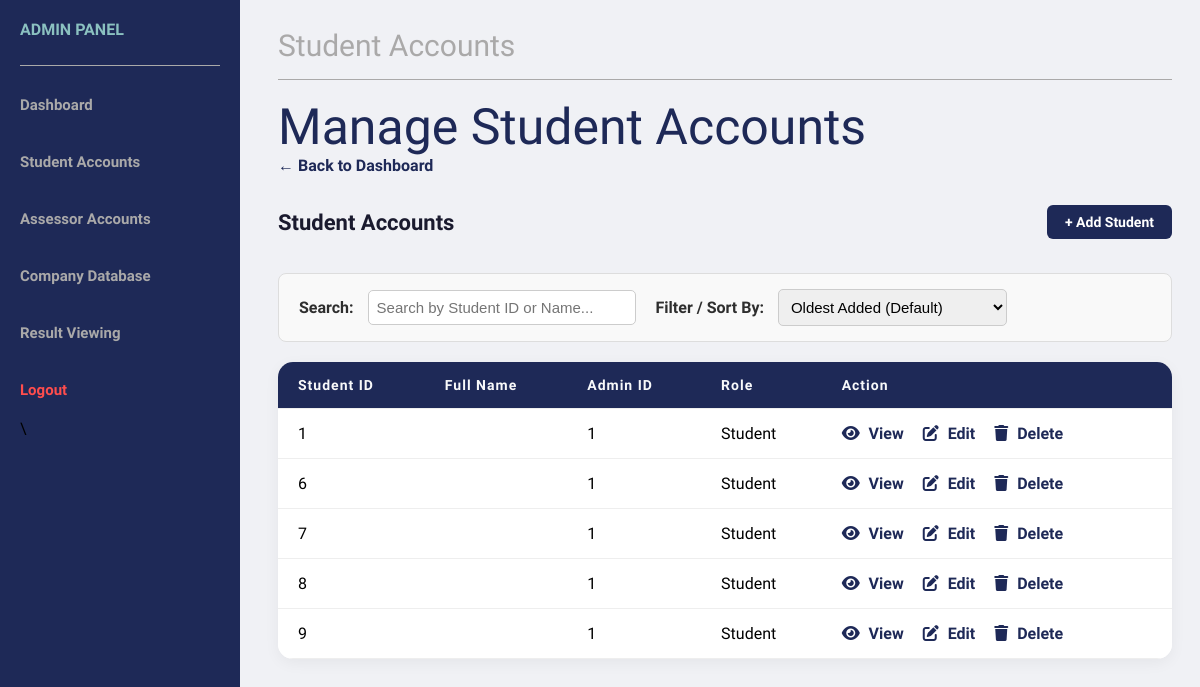
The page /AdminDashboard/Databases/StudentDatabase.php (signed in) on the database as committed earlier.
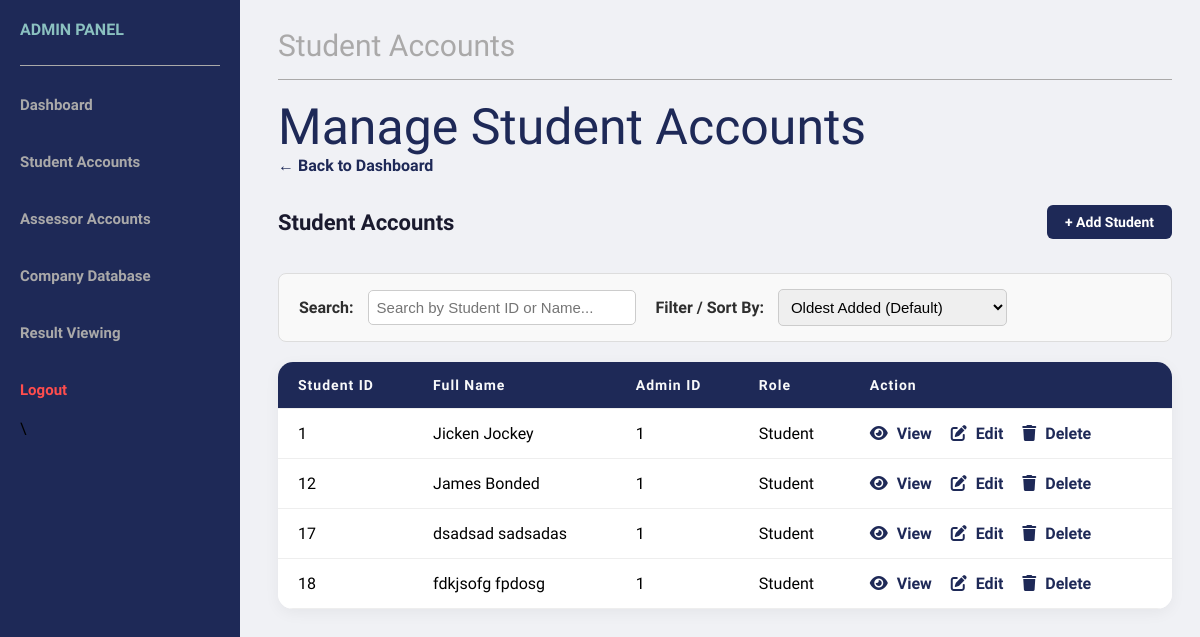
The same page on the database as committed later.
### tables this page shows
CREATE TABLE `studentaccountlist` (
  `StudentAccountID` int(11) NOT NULL,
  `Password` varchar(100) NOT NULL,
  `Username` varchar(100) NOT NULL,
  `AdminAccountID` int(11) NOT NULL
);

CREATE TABLE `studentprofile` (
  `StudentProfileID` int(11) NOT NULL,
  `StudentAccountID` int(11) NOT NULL,
  `FirstName` varchar(100) NOT NULL,
  `LastName` varchar(100) NOT NULL,
  `ProgrammeCode` varchar(100) NOT NULL,
  `YearOfStudy` int(11) NOT NULL,
  `AssesorAccountIDLect` int(11) DEFAULT NULL,
  `AssesorAccountIDSuper` int(11) DEFAULT NULL
);

### ExecutePStatement.php (called while the page is built, shortened)
<?php
function executePreparedStatement($sql, $params) {
    global $conn;
    $stmt = $conn->prepare($sql);
    if (stripos($sql, "SELECT") === 0) {
        $stmt->execute();
        $result = $stmt->get_result();
    } else {
        $result = $stmt->execute();
    }
    return $result;
}
?>

### AdminDashboard/Databases/StudentDatabase.php (the view, shortened to what this page needs)
<?php
include '../../Connection.php';
include '../../ExecutePStatement.php';
$studentList = "SELECT sa.*, sp.FirstName, sp.LastName, sp.StudentProfileID FROM studentaccountlist sa
                LEFT JOIN studentprofile sp
                ON sa.StudentAccountID = sp.StudentAccountID";
$studentResult = executePreparedStatement($studentList, []);
?>
<!DOCTYPE html>
<html lang="en">
<head>
</head>
    <link rel="stylesheet" href="../../CssFiles/AdminDashBoard.css">
    <link rel="stylesheet" href="../../CssFiles/AdminTableStyle.css">
    <link rel="stylesheet" href="../../CssFiles/searchbar.css">
    <link rel="stylesheet" href="https://cdnjs.cloudflare.com/ajax/libs/font-awesome/6.5.1/css/all.min.css">
</head>
<body>
<body>
    <nav>
        <p> ADMIN PANEL</p>
        <hr>
        <a href="../../AdminDashboard.php">Dashboard</a><br>
        <a href="StudentDatabase.php" >Student Accounts</a><br>
        <a href="AssessorDatabase.php">Assessor Accounts</a><br>
        <a href="CompanyDatabase.php">Company Database</a><br>
        <a href="ResultsViewing.php">Result Viewing</a><br>
        <div id="logout">
        <a href="../../Logout.php" onclick="return confirm('Are you sure you want to logout?')">Logout</a>\
        </div>
    </nav>
    <main class = "main">
        <div id="title">Student Accounts </div>
        <hr>
        <header>Manage Student Accounts</header>
         <a onclick="window.location.href='../../AdminDashboard.php'" class="back-link">&larr; Back to Dashboard</a>
        <div class="page-header">
            <h1> Student Accounts </h1>
            <a href="../StudentFunctions/AddStudent.php" class="btn btn-primary">+ Add Student</a>
        </div>
        <div class="search-bar-container">
            <div>
                <label for="jsSearch">Search:</label>
                <input type="text" id="jsSearch" placeholder="Search by Student ID or Name..." onkeyup="applyFilters()">
            </div>
            <div>
                <label for="jsSort">Filter / Sort By:</label>
                <select id="jsSort" onchange="applyFilters()">
                    <option value="oldest">Oldest Added (Default)</option>
                </select>
            </div>
        </div>
            <table id="searchTable">
                <thead>
                    <tr>
                        <th> Student ID</th>
                        <th> Full Name</th>
                        <th> Admin ID</th>
                        <th> Role</th>
                        <th> Action</th>
                    </tr>
                </thead>
                <tbody>
                    <?php
                        while ($row = $studentResult->fetch_assoc()) {
                             $id = $row['StudentAccountID'];
                            $firstName = $row['FirstName'];
                            $lastName = $row['LastName'];
                            $user = "$firstName $lastName";
                            $adminID  = $row['AdminAccountID'];
                            echo "<tr class='search-row' data-id='$id' data-name='$user'>";
                            echo "<td>" . $id . "</td>";
                            echo "<td>" . $user . "</td>";
                            echo "<td>" . $adminID . "</td>";
                            echo "<td> Student </td>";
                            echo "<td>
                                <a href='../StudentFunctions/ViewStudent.php?id=" . $id . "'><i class='fa-solid fa-eye'></i> View</a>
                                <a href='../StudentFunctions/EditStudent.php?id=" . $id . "'><i class='fa-solid fa-pen-to-square'></i> Edit</a>
                                <a href='../StudentFunctions/DeleteStudent.php?id=" . $id . "'> <i class='fa-solid fa-trash'></i> Delete</a>
                                </td>";
                            echo "</tr>";
                        }
                    ?>
                </tbody>
            </table>
    </main>
</body>
</html>
</body>
</html>

Rows that differ between the two databases and show on the page:
no longer on this page (row edited): studentaccountlist: StudentAccountID "1", AdminAccountID "1"
removed studentaccountlist: StudentAccountID "6", AdminAccountID "1"
removed studentaccountlist: StudentAccountID "7", AdminAccountID "1"
removed studentaccountlist: StudentAccountID "8", AdminAccountID "1"
removed studentaccountlist: StudentAccountID "9", AdminAccountID "1"
added studentprofile: StudentAccountID.StudentAccountID "1", user "Jicken Jockey", StudentAccountID.AdminAccountID "1"
added studentprofile: StudentAccountID.StudentAccountID "12", user "James Bonded", StudentAccountID.AdminAccountID "1"
added studentprofile: StudentAccountID.StudentAccountID "17", user "dsadsad sadsadas", StudentAccountID.AdminAccountID "1"
added studentprofile: StudentAccountID.StudentAccountID "18", user "fdkjsofg fpdosg", StudentAccountID.AdminAccountID "1"
